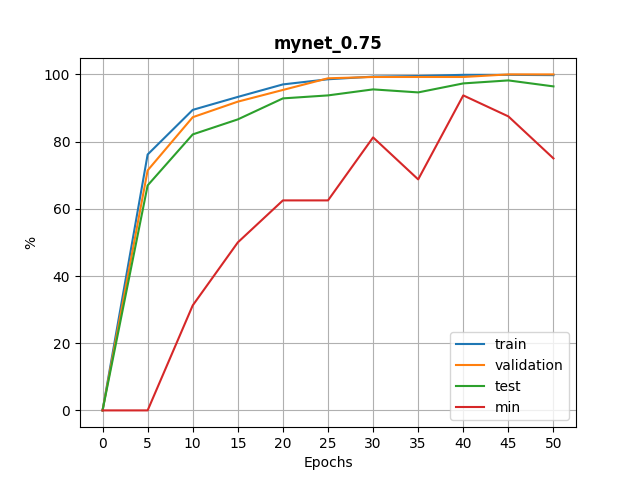
#> input picture error/mynet_0.75.png, 640 x 480 px
$ python horizontal_split.py ../error/mynet_0.75.png
#> lines starting #> are read from the running program, lines starting #| are printed output that depends on the picture
# call example:
# $ python horizontal_split.py filename.jpg
# -----------------------------
from PIL import Image
import sys,os

from colorama import init
from termcolor import colored

# init colored print
init()

if(len(sys.argv) < 2):
    print(colored("Call: $ python scripts\horizontal_split.py {image}","red"))
    sys.exit(colored("ERROR: Not enough arguments!","red"))
else:
    # example: filename.jpg
    fname        = os.path.splitext(sys.argv[1])[0]    # filename
    extension    = os.path.splitext(sys.argv[1])[1]    # .jpg

    img          = Image.open(sys.argv[1])
#> img is the input picture: PIL image 640x480 RGBA; mean R, G, B, A 247.8, 247.2, 246.4, 255
    width,height = img.size
#> width = 640; height = 480

    Hheight = height // 2   # half height for horizontal split
#> Hheight = 240

    img2     = img.crop((0,0,width,Hheight))
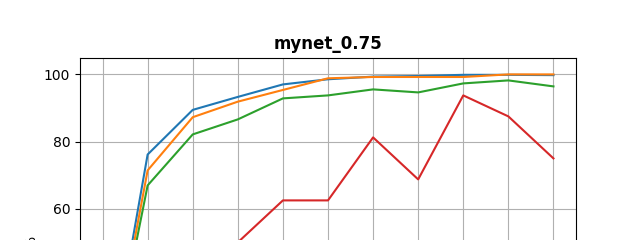
#> img2: PIL image 640x240 RGBA; mean R, G, B, A 247.4, 246.7, 245.5, 255
    filename = "%s_train%s" % (fname,extension)
    img2.save(filename)

    img3     = img.crop((0,Hheight,width,height))
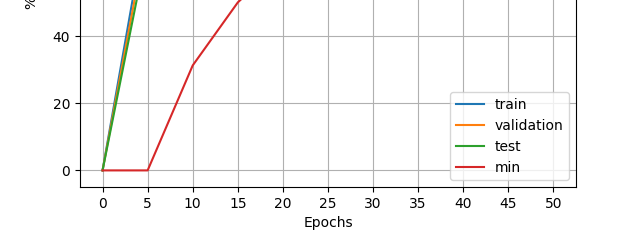
#> img3: PIL image 640x240 RGBA; mean R, G, B, A 248.1, 247.7, 247.3, 255
    filename = "%s_test%s" % (fname,extension)
    img3.save(filename)
